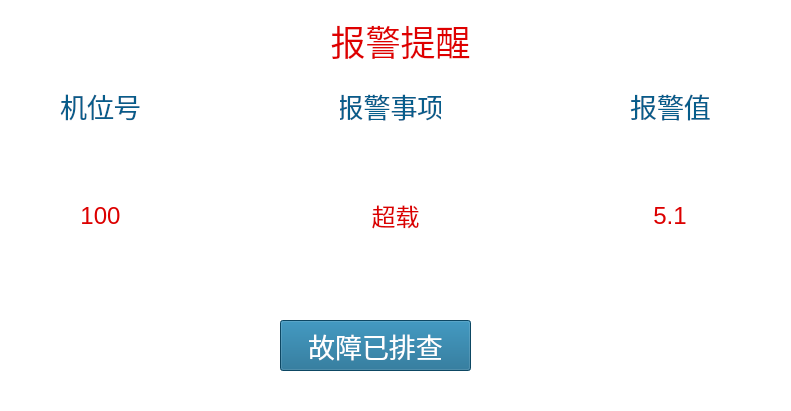
   <widget class="QWidget" name="widget_WarningOne" native="true">
    <property name="geometry">
     <rect>
      <x>30</x>
      <y>140</y>
      <width>791</width>
      <height>411</height>
     </rect>
    </property>
    <property name="font">
     <font>
      <family>Arial</family>
      <pointsize>12</pointsize>
     </font>
    </property>
    <property name="styleSheet">
     <string notr="true">background-color: rgb(255, 255, 255);</string>
    </property>
    <widget class="QLabel" name="label_WarningInformation">
     <property name="geometry">
      <rect>
       <x>310</x>
       <y>20</y>
       <width>181</width>
       <height>41</height>
      </rect>
     </property>
     <property name="font">
      <font>
       <family>Arial</family>
       <pointsize>26</pointsize>
       <weight>50</weight>
       <bold>false</bold>
      </font>
     </property>
     <property name="styleSheet">
      <string notr="true">color: rgb(223, 0, 0);</string>
     </property>
     <property name="text">
      <string>报警提醒</string>
     </property>
     <property name="alignment">
      <set>Qt::AlignCenter</set>
     </property>
    </widget>
    <widget class="QLabel" name="label_6">
     <property name="geometry">
      <rect>
       <x>60</x>
       <y>90</y>
       <width>81</width>
       <height>31</height>
      </rect>
     </property>
     <property name="font">
      <font>
       <family>Arial</family>
       <pointsize>20</pointsize>
      </font>
     </property>
     <property name="styleSheet">
      <string notr="true">color: rgb(6, 93, 139);</string>
     </property>
     <property name="text">
      <string>机位号</string>
     </property>
     <property name="alignment">
      <set>Qt::AlignCenter</set>
     </property>
    </widget>
    <widget class="QLabel" name="label_7">
     <property name="geometry">
      <rect>
       <x>340</x>
       <y>90</y>
       <width>101</width>
       <height>31</height>
      </rect>
     </property>
     <property name="font">
      <font>
       <family>Arial</family>
       <pointsize>20</pointsize>
      </font>
     </property>
     <property name="styleSheet">
      <string notr="true">color: rgb(6, 93, 139);</string>
     </property>
     <property name="text">
      <string>报警事项</string>
     </property>
     <property name="alignment">
      <set>Qt::AlignCenter</set>
     </property>
    </widget>
    <widget class="QLabel" name="label_8">
     <property name="geometry">
      <rect>
       <x>620</x>
       <y>90</y>
       <width>101</width>
       <height>31</height>
      </rect>
     </property>
     <property name="font">
      <font>
       <family>Arial</family>
       <pointsize>20</pointsize>
      </font>
     </property>
     <property name="styleSheet">
      <string notr="true">color: rgb(6, 93, 139);</string>
     </property>
     <property name="text">
      <string>报警值</string>
     </property>
     <property name="alignment">
      <set>Qt::AlignCenter</set>
     </property>
    </widget>
    <widget class="QLabel" name="label_WarningID">
     <property name="geometry">
      <rect>
       <x>70</x>
       <y>200</y>
       <width>61</width>
       <height>31</height>
      </rect>
     </property>
     <property name="font">
      <font>
       <family>Arial</family>
       <pointsize>18</pointsize>
      </font>
     </property>
     <property name="styleSheet">
      <string notr="true">color: rgb(220, 0, 0);</string>
     </property>
     <property name="text">
      <string>100</string>
     </property>
     <property name="alignment">
      <set>Qt::AlignCenter</set>
     </property>
    </widget>
    <widget class="QPushButton" name="pushButton_Repair">
     <property name="geometry">
      <rect>
       <x>280</x>
       <y>320</y>
       <width>191</width>
       <height>51</height>
      </rect>
     </property>
     <property name="font">
      <font>
       <family>Arial</family>
       <pointsize>20</pointsize>
      </font>
     </property>
     <property name="focusPolicy">
      <enum>Qt::NoFocus</enum>
     </property>
     <property name="styleSheet">
      <string notr="true">color: rgb(255, 255, 255);
background-color: rgb(18, 99, 139);</string>
     </property>
     <property name="text">
      <string>故障已排查</string>
     </property>
    </widget>
    <widget class="QLabel" name="label_WarningReason">
     <property name="geometry">
      <rect>
       <x>300</x>
       <y>200</y>
       <width>191</width>
       <height>31</height>
      </rect>
     </property>
     <property name="font">
      <font>
       <family>Arial</family>
       <pointsize>18</pointsize>
      </font>
     </property>
     <property name="styleSheet">
      <string notr="true">color: rgb(220, 0, 0);</string>
     </property>
     <property name="text">
      <string>超载</string>
     </property>
     <property name="alignment">
      <set>Qt::AlignCenter</set>
     </property>
    </widget>
    <widget class="QLabel" name="label_WarningValue">
     <property name="geometry">
      <rect>
       <x>620</x>
       <y>200</y>
       <width>100</width>
       <height>31</height>
      </rect>
     </property>
     <property name="font">
      <font>
       <family>Arial</family>
       <pointsize>18</pointsize>
      </font>
     </property>
     <property name="styleSheet">
      <string notr="true">color: rgb(220, 0, 0);</string>
     </property>
     <property name="text">
      <string>5.1</string>
     </property>
     <property name="alignment">
      <set>Qt::AlignCenter</set>
     </property>
    </widget>
   </widget>
